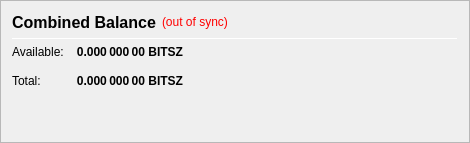
                   <widget class="QFrame" name="frame_CombinedBalances">
                    <property name="minimumSize">
                     <size>
                      <width>470</width>
                      <height>0</height>
                     </size>
                    </property>
                    <property name="frameShape">
                     <enum>QFrame::StyledPanel</enum>
                    </property>
                    <property name="frameShadow">
                     <enum>QFrame::Raised</enum>
                    </property>
                    <layout class="QVBoxLayout" name="verticalLayout_5">
                     <item>
                      <layout class="QHBoxLayout" name="horizontalLayout_5" stretch="0,0,0">
                       <item>
                        <widget class="QLabel" name="label_5z">
                         <property name="minimumSize">
                          <size>
                           <width>0</width>
                           <height>20</height>
                          </size>
                         </property>
                         <property name="font">
                          <font>
                           <pointsize>12</pointsize>
                           <weight>75</weight>
                           <bold>true</bold>
                          </font>
                         </property>
                         <property name="toolTip">
                          <string>Combined Balance (including unconfirmed and immature coins)</string>
                         </property>
                         <property name="text">
                          <string>Combined Balance</string>
                         </property>
                        </widget>
                       </item>
                       <item>
                        <widget class="QLabel" name="labelWalletStatus">
                         <property name="cursor">
                          <cursorShape>WhatsThisCursor</cursorShape>
                         </property>
                         <property name="toolTip">
                          <string>The displayed information may be out of date. Your wallet automatically synchronizes with the Bitszcoin network after a connection is established, but this process has not completed yet.</string>
                         </property>
                         <property name="styleSheet">
                          <string notr="true">QLabel { color: red; }</string>
                         </property>
                         <property name="text">
                          <string notr="true">(out of sync)</string>
                         </property>
                         <property name="alignment">
                          <set>Qt::AlignLeading|Qt::AlignLeft|Qt::AlignVCenter</set>
                         </property>
                        </widget>
                       </item>
                       <item>
                        <spacer name="horizontalSpacer_1">
                         <property name="orientation">
                          <enum>Qt::Horizontal</enum>
                         </property>
                         <property name="sizeHint" stdset="0">
                          <size>
                           <width>40</width>
                           <height>20</height>
                          </size>
                         </property>
                        </spacer>
                       </item>
                      </layout>
                     </item>
                     <item>
                      <widget class="Line" name="line_CombinedBalance">
                       <property name="minimumSize">
                        <size>
                         <width>0</width>
                         <height>1</height>
                        </size>
                       </property>
                       <property name="maximumSize">
                        <size>
                         <width>16777215</width>
                         <height>1</height>
                        </size>
                       </property>
                       <property name="orientation">
                        <enum>Qt::Horizontal</enum>
                       </property>
                      </widget>
                     </item>
                     <item>
                      <layout class="QGridLayout" name="gridLayout_3">
                       <property name="spacing">
                        <number>12</number>
                       </property>
                       <item row="1" column="0">
                        <widget class="QLabel" name="labelBalanceTextz">
                         <property name="text">
                          <string>Available:</string>
                         </property>
                        </widget>
                       </item>
                       <item row="1" column="1">
                        <widget class="QLabel" name="labelBalancez">
                         <property name="font">
                          <font>
                           <weight>75</weight>
                           <bold>true</bold>
                          </font>
                         </property>
                         <property name="cursor">
                          <cursorShape>IBeamCursor</cursorShape>
                         </property>
                         <property name="toolTip">
                          <string>Your current spendable balance</string>
                         </property>
                         <property name="text">
                          <string notr="true">0.000 000 00 BITSZ</string>
                         </property>
                         <property name="alignment">
                          <set>Qt::AlignRight|Qt::AlignTrailing|Qt::AlignVCenter</set>
                         </property>
                         <property name="textInteractionFlags">
                          <set>Qt::LinksAccessibleByMouse|Qt::TextSelectableByKeyboard|Qt::TextSelectableByMouse</set>
                         </property>
                        </widget>
                       </item>
                       <item row="2" column="0">
                        <widget class="QLabel" name="labelTotalTextz">
                         <property name="text">
                          <string>Total:</string>
                         </property>
                        </widget>
                       </item>
                       <item row="2" column="1">
                        <widget class="QLabel" name="labelTotalz">
                         <property name="font">
                          <font>
                           <weight>75</weight>
                           <bold>true</bold>
                          </font>
                         </property>
                         <property name="cursor">
                          <cursorShape>IBeamCursor</cursorShape>
                         </property>
                         <property name="toolTip">
                          <string>Total Balance, including all unavailable coins.</string>
                         </property>
                         <property name="text">
                          <string notr="true">0.000 000 00 BITSZ</string>
                         </property>
                         <property name="alignment">
                          <set>Qt::AlignRight|Qt::AlignTrailing|Qt::AlignVCenter</set>
                         </property>
                         <property name="textInteractionFlags">
                          <set>Qt::LinksAccessibleByMouse|Qt::TextSelectableByKeyboard|Qt::TextSelectableByMouse</set>
                         </property>
                        </widget>
                       </item>
                       <item row="2" column="3">
                        <spacer name="horizontalSpacer_2">
                         <property name="orientation">
                          <enum>Qt::Horizontal</enum>
                         </property>
                         <property name="sizeHint" stdset="0">
                          <size>
                           <width>40</width>
                           <height>20</height>
                          </size>
                         </property>
                        </spacer>
                       </item>
                      </layout>
                     </item>
                     <item>
                      <spacer name="verticalSpacer_1">
                       <property name="orientation">
                        <enum>Qt::Vertical</enum>
                       </property>
                       <property name="sizeHint" stdset="0">
                        <size>
                         <width>20</width>
                         <height>40</height>
                        </size>
                       </property>
                      </spacer>
                     </item>
                    </layout>
                   </widget>
